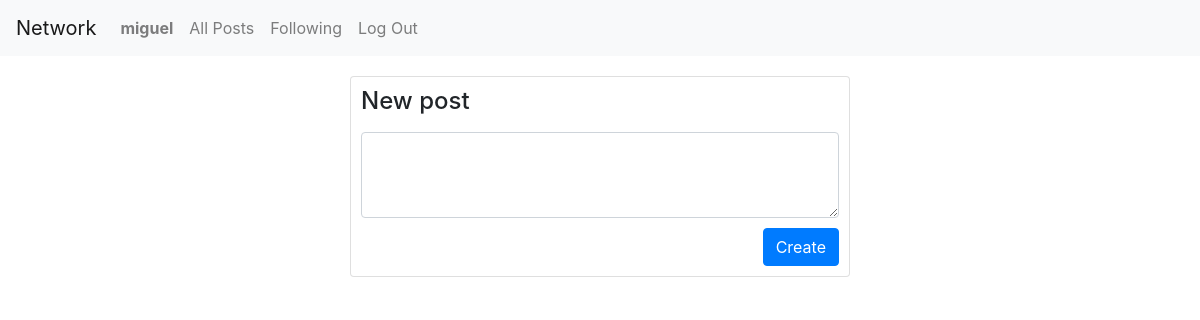
Page / (signed in) on the earlier database version.
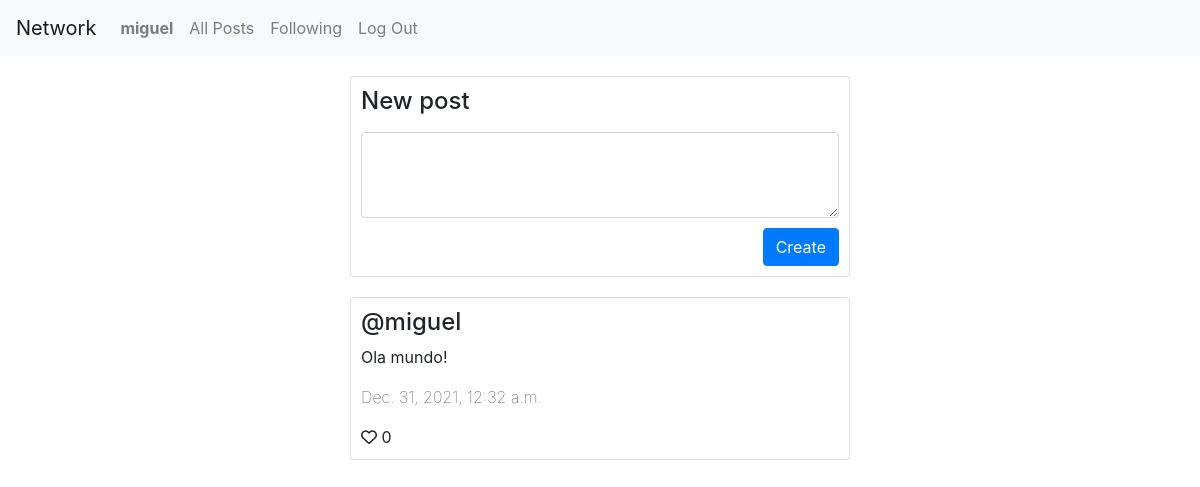
Same page on the later database version.
### network/models.py (models this page shows)
class Post(models.Model):
    post = models.CharField(max_length=254)
    user = models.ForeignKey(User, on_delete=models.CASCADE)
    date = models.DateTimeField(auto_now_add=True, blank=True)
    likes = models.IntegerField(default=0)

class User(AbstractUser):
    pass

### network/views.py (the view, shortened to what this page needs)
# urls.py: path("", views.index, name="index"),
def index(request):
    results = {}
    results["posts"] = list(Post.objects.filter().order_by('-date'))
    return render(request, "network/index.html", results)

### network/templates/network/index.html (shortened to what this page needs)
{% extends "network/layout.html" %}
{% block body %}
{% if user.is_authenticated %}
<div class="card" style="max-width: 500px; margin-right: auto; margin-left: auto; margin-top: 20px; padding: 10px;">
    <form method="POST" action="">
        <div class="form-group">
            <label for="newPost"><h4>New post</h4></label>
            <textarea class="form-control" id="newPost" rows="3" name="newPost" maxlength="254" required></textarea>
            <button type="submit" class="btn btn-primary" style="float: right; margin-top: 10px;">Create</button>
        </div>
    </form>
</div>
{%endif%}
{% for item in posts %}
<div class="card" style="max-width: 500px; margin-right: auto; margin-left: auto; margin-top: 20px; padding: 10px;">
    <h4>@{{item.user.username}}</h4>
    <p>{{item.post}}</p>
    <p style="font-weight: lighter;">{{item.date}}</p>
    <a style="display: inline-block;"><i class="far fa-heart"></i> {{item.likes}}</a>
</div>
{% endfor %}
{% endblock %}

Differences in the rows shown:
added Post: user.username "miguel", post "Ola mundo!", date "Dec. 31, 2021, 12:32 a.m.", likes "0"
